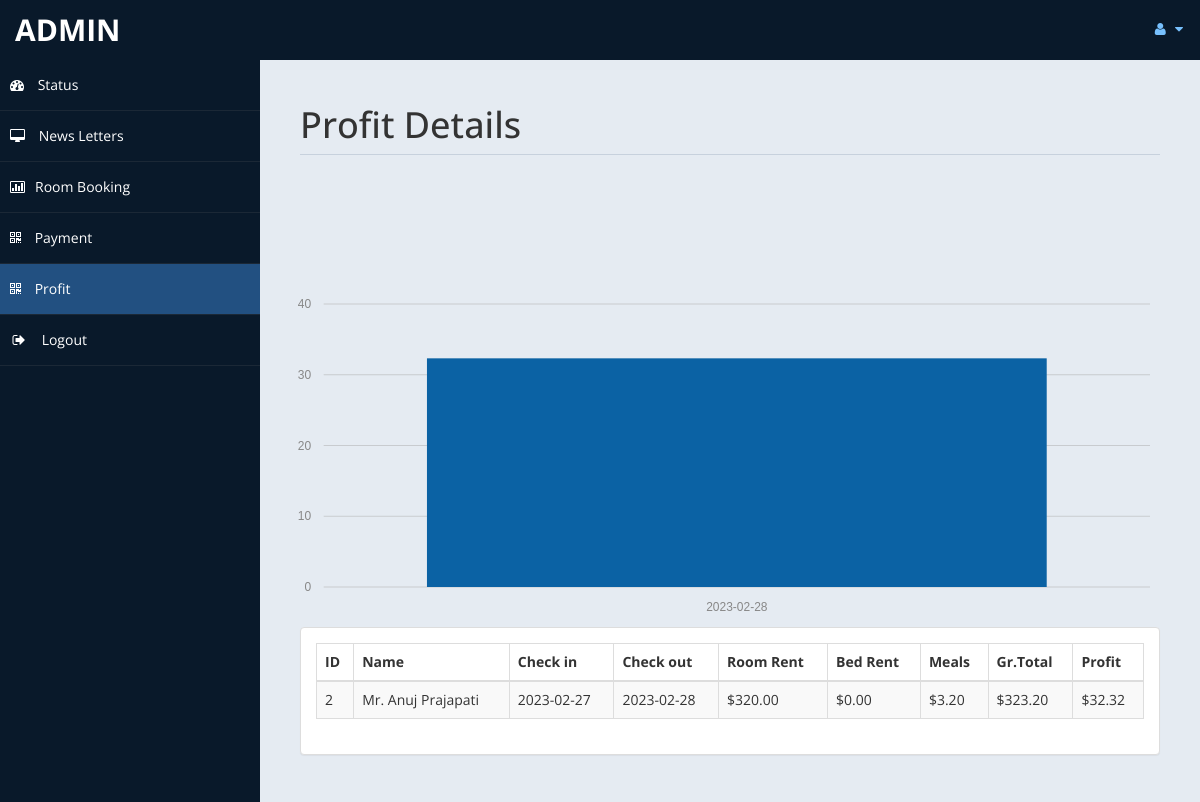
The app's page /admin/profit.php (signed in) with its own data.
### tables this page shows
CREATE TABLE `payment` (
  `id` int(11) DEFAULT NULL,
  `title` varchar(5) DEFAULT NULL,
  `fname` varchar(30) DEFAULT NULL,
  `lname` varchar(30) DEFAULT NULL,
  `troom` varchar(30) DEFAULT NULL,
  `tbed` varchar(30) DEFAULT NULL,
  `nroom` int(11) DEFAULT NULL,
  `cin` date DEFAULT NULL,
  `cout` date DEFAULT NULL,
  `ttot` double(8,2) DEFAULT NULL,
  `fintot` double(8,2) DEFAULT NULL,
  `mepr` double(8,2) DEFAULT NULL,
  `meal` varchar(30) DEFAULT NULL,
  `btot` double(8,2) DEFAULT NULL,
  `noofdays` int(11) DEFAULT NULL
);

### admin/profit.php (the view, shortened to what this page needs)
<!DOCTYPE html>
<html xmlns="http://www.w3.org/1999/xhtml">
<head>
    <link href="assets/css/bootstrap.css" rel="stylesheet" />
    <link href="assets/css/font-awesome.css" rel="stylesheet" />
	<link rel="stylesheet" href="assets/css/morris.css">
    <link href="assets/css/custom-styles.css" rel="stylesheet" />
    <link href="assets/js/dataTables/dataTables.bootstrap.css" rel="stylesheet" />
</head>
<body>
    <div id="wrapper">
        <nav class="navbar navbar-default top-navbar" role="navigation">
            <div class="navbar-header">
                <a class="navbar-brand" href="home.php"><?php echo $_SESSION["user"]; ?> </a>
            </div>
            <ul class="nav navbar-top-links navbar-right">
                <li class="dropdown">
                    <a class="dropdown-toggle" data-toggle="dropdown" href="#" aria-expanded="false">
                        <i class="fa fa-user fa-fw"></i> <i class="fa fa-caret-down"></i>
                    </a>
                </li>
            </ul>
        </nav>
        <nav class="navbar-default navbar-side" role="navigation">
            <div class="sidebar-collapse">
                <ul class="nav" id="main-menu">
                    <li>
                        <a href="home.php"><i class="fa fa-dashboard"></i> Status</a>
                    </li>
                    <li>
                        <a  href="messages.php"><i class="fa fa-desktop"></i> News Letters</a>
                    </li>
					<li>
                        <a href="roombook.php"><i class="fa fa-bar-chart-o"></i>Room Booking</a>
                    </li>
                    <li>
                        <a  href="payment.php"><i class="fa fa-qrcode"></i> Payment</a>
                    </li>
					 <li>
                        <a class="active-menu" href="profit.php"><i class="fa fa-qrcode"></i> Profit</a>
                    </li>
                    <li>
                        <a href="logout.php" ><i class="fa fa-sign-out fa-fw"></i> Logout</a>
                    </li>
            </div>
        </nav>
        <div id="page-wrapper" >
            <div id="page-inner">
			 <div class="row">
                    <div class="col-md-12">
                        <h1 class="page-header">
                           Profit Details<small> </small>
                        </h1>
                    </div>
                </div>
            <div class="row">
				<?php
				include('db.php');
?>
				<br>
				<br>
				<br>
				<br><div id="chart"></div>
                <div class="col-md-12">
                    <div class="panel panel-default">
                        <div class="panel-body">
                            <div class="table-responsive">
                                <table class="table table-striped table-bordered table-hover" id="dataTables-example">
                                    <thead>
                                        <tr>
											<th>ID</th>
                                            <th>Name</th>
                                            <th>Check in</th>
											<th>Check out</th>
                                            <th>Room Rent</th>
											<th>Bed Rent</th>
											<th>Meals </th>
											<th>Gr.Total</th>
											<th>Profit</th>
                                        </tr>
                                    </thead>
                                    <tbody>
									<?php
										$sql="select * from payment";
										$re = mysqli_query($con,$sql);
										while($row = mysqli_fetch_array($re))
										{
											$id = $row['id'];
											if($id % 2 ==1 )
											{
												echo"<tr class='gradeC'>
													<td>".$row['id']." </td>
													<td>".$row['title']." ".$row['fname']." ".$row['lname']."</td>
													<td>".$row['cin']."</td>
													<td>".$row['cout']."</td>
													<td>$".$row['ttot']."</td>
													<td>$".$row['mepr']."</td>
													<td>$".$row['btot']."</td>
													<td>$".$row['fintot']."</td>
													<td>$".$row['fintot']*10/100 ."</td>
													</tr>";
											}
											else
											{
												echo"<tr class='gradeU'>
													<td>".$row['id']." </td>
													<td>".$row['title']." ".$row['fname']." ".$row['lname']."</td>
													<td>".$row['cin']."</td>
													<td>".$row['cout']."</td>
													<td>$".$row['ttot']."</td>
													<td>$".$row['mepr']."</td>
													<td>$".$row['btot']."</td>
													<td>$".$row['fintot']."</td>
													<td>$".$row['fintot']*10/100 ."</td>
													</tr>";
											}
										}
									?>
                                    </tbody>
                                </table>
                            </div>
                        </div>
                    </div>
                </div>
            </div>
                </div>
            </div>
    </div>
</body>
</html>

### admin/assets/css/custom-styles.css (style rules this page uses)
body { font-family: 'Open Sans', sans-serif; }
#wrapper { width: 100%; background:#09192A; }
#page-wrapper { padding: 15px 15px; min-height: 600px; background:#E5EBF2; }
#page-inner { width:100%; margin:10px 20px 10px 0px; background-color:transparent; padding:10px; min-height:1200px; }
h1, .h1, h2, .h2, h3, .h3 { margin-top: 7px; margin-bottom: -5px; }
.page-header { padding-bottom: 9px; margin: 10px 0 45px; border-bottom: 1px solid #C7D1DD; }
.top-navbar { margin:0px; }
.top-navbar .navbar-brand { color: #fff; width: 260px; text-align: left; height: 60px; font-size: 30px; font-weight: 700; text-transform: uppercase; line-height: 30px; }
.top-navbar .nav > li { position: relative; display: inline-block; }
.top-navbar .nav > li > a { position: relative; display: block; padding: 19px 15px; color: #77C0FD; }
.active-menu { background-color:#225081!important; }
.sidebar-collapse , .sidebar-collapse .nav { background:none; }
.sidebar-collapse .nav { padding:0; }
.sidebar-collapse .nav > li > a { color:#fff; background:transparent; text-shadow:none; }
.sidebar-collapse > .nav > li > a { padding:15px 10px; }
.sidebar-collapse > .nav > li { border-bottom: 1px solid rgba(107, 108, 109, 0.19); }
.navbar-side { border:none; background-color: transparent; }
.top-navbar { background:#09192A; border-bottom:none; }
.top-navbar .nav > li > a > i { margin-right: 2px; }
.navbar-default { border:0px solid black; }
.navbar-header { background: #09192A; }
.nav > li > a > i { margin-right:10px; }
@media (min-width:768px) { #page-wrapper { margin: 0 0 0 260px; padding: 15px 30px; min-height: 1200px; } }
@media (min-width:768px) { .navbar-side { z-index: 1; position: absolute; width: 260px; } }
@media (min-width:768px) { .navbar { border-radius: 0px; } }

### records on screen
payment: id "2", title "Mr.", fname "Anuj", lname "Prajapati", cin "2023-02-27", cout "2023-02-28", ttot "320.00", mepr "0.00", btot "3.20", fintot "323.20", $row['fintot']*10/100 "32.32"

### other values on screen
$_SESSION["user"] "ADMIN"
